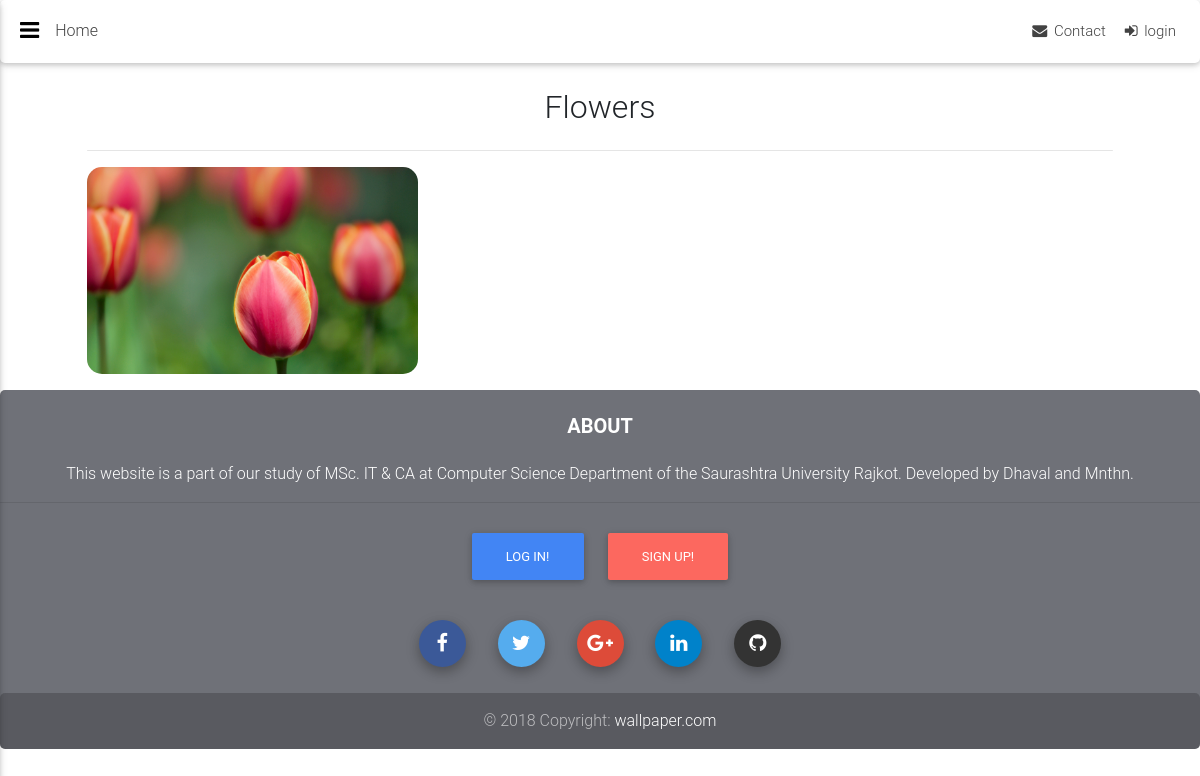
Before: /category/Flowers with the older database file.
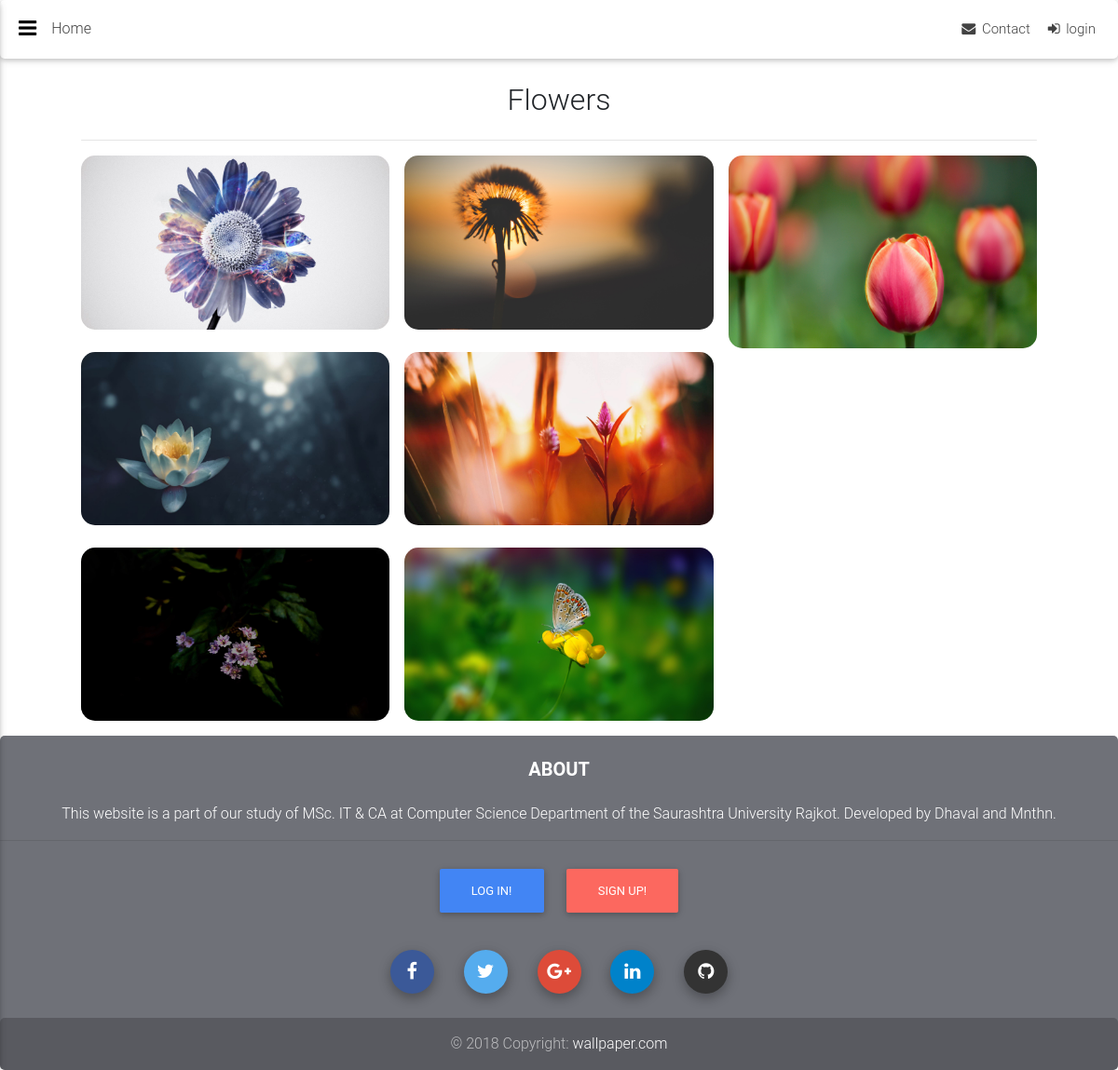
After: the same page with the newer database file.
### walls/models.py (models this page shows, shortened)
class Categories(models.Model):
    title = models.CharField(("Category Name"), unique=True, max_length=30)
    image = models.ImageField(("Category Image"), upload_to=upload_image)
    active = models.BooleanField(default=1, choices=STATUS)
    created_at = models.DateTimeField(auto_now_add=True)
    modified_at = models.DateTimeField(auto_now=True)
    def __str__(self):
        return self.title
    def upload_to(self):
        return 'wallpaper_media/categories/'

class Wallpapers(models.Model):
    title = models.CharField(max_length=100)
    image = models.ImageField(upload_to=upload_image)
    category = models.ForeignKey(
        Categories, on_delete=models.DO_NOTHING, related_name='category')
    tags = models.TextField(null=True, blank=True)
    location = models.CharField(null=True, blank=True, max_length=50)
    description = models.TextField(null=True, blank=True)
    likes = models.IntegerField(default=0)
    downloads = models.IntegerField(default=0)
    views = models.IntegerField(default=0)
    uploader = models.ForeignKey(
        User, on_delete=models.CASCADE, related_name='user')
    slug = models.SlugField(max_length=60, unique=True)
    active = models.BooleanField(default=1, choices=STATUS)
    created_at = models.DateTimeField(auto_now_add=True)
    modified_at = models.DateTimeField(auto_now=True)
    def upload_to(self):
        return 'wallpaper_media/wallpapers/'

### walls/views.py (the view)
# urls.py: path('category/<str:cat_name>', views.category, name='category'),
def category(request, cat_name):
    wallpapers = Wallpapers.objects.filter(
        category=Categories.objects.get(title=cat_name)).order_by('-created_at')
    return render(request, 'user/category.html', {'category': cat_name, 'wallpapers': wallpapers})

### walls/context_processors.py (called while the page is built)
def add_variable_to_context(request):
    return {
        'categories': Categories.objects.filter(active=True)
    }

### walls/templates/user/category.html (shortened to what this page needs)
{% extends "user/main_loggedin.html" %}
{% block main_content %}
<div class="container">
    <section>
        <div class="row">
            <div class="col-md-12 text-center">
                <h2>{{ category }}</h2>
            </div>
        </div>
        <hr>
        <div class="gallery" id="gallery">
            {% for item in wallpapers %}
            <div class="mb-4 pics animation">
                <a href="{% url 'wallpaper' item.category item.slug %}">
                    <img class="img-fluid" src="{{ item.image.url }}" alt="{{ item.title }}" />
                </a>
            </div>
            {% endfor %}
        </div>
    </section>
</div>
{% endblock main_content %}

### walls/templates/user/main_loggedin.html (shortened to what this page needs)
{% load static %}
<!DOCTYPE html>
<html lang="en">
<head>
    <link rel="stylesheet" href="https://cdnjs.cloudflare.com/ajax/libs/font-awesome/4.7.0/css/font-awesome.css">
    <link href="/static/bootstrap/css/bootstrap.min.css" rel="stylesheet">
    <link href="/static/bootstrap/css/mdb.min.css" rel="stylesheet">
    <link href="/static/css/gallary.css" rel="stylesheet">
    <link href="/static/css/styles.css" rel="stylesheet">
</head>
<body class="fixed-sn white-skin">
    <header>
        <nav class="navbar fixed-top navbar-toggleable-md navbar-expand-lg scrolling-navbar double-nav">
            <div class="float-left">
                <a href="#" data-activates="slide-out" class="button-collapse black-text"><i class="fa fa-bars"></i></a>
            </div>
            <div class="breadcrumb-dn mr-auto">
                <p>Home</p>
            </div>
            <ul class="nav navbar-nav nav-flex-icons ml-auto">
                <li class="nav-item">
                    <a class="nav-link" href="{% url 'contact_us' %}">
                        <i class="fa fa-envelope"></i>
                        <span class="clearfix d-none d-sm-inline-block">Contact</span>
                    </a>
                </li>
                {% if user.is_authenticated %}
                <li class="nav-item dropdown">
                    <a class="nav-link dropdown-toggle" href="#" id="navbarDropdownMenuLink" data-toggle="dropdown"
                        aria-haspopup="true" aria-expanded="false">
                        Account
                    </a>
                    <div class="dropdown-menu dropdown-menu-right" aria-labelledby="navbarDropdownMenuLink">
                        <a class="dropdown-item" href="{% url 'profile' %}">
                            <i class="fa fa-user"></i>
                            <span class="clearfix d-none d-sm-inline-block"> Profile</span>
                        </a>
                        <a class="dropdown-item" href="{% url 'wallpaper_upload' %}">
                            <i class="fa fa-upload"></i>
                            <span class="clearfix d-none d-sm-inline-block"> Upload Wallpaper</span>
                        </a>
                        <a class="dropdown-item" href="javascript:{document.getElementById('logout').submit()}">
                            <i class="fa fa-sign-out"></i>
                            <span class="clearfix d-none d-sm-inline-block"> Logout</span>
                        </a>
                        <form id="logout" method="POST" action="{% url 'logout' %}">
                            {% csrf_token %}
                            <input type="hidden" />
                        </form>
                    </div>
                </li>
                {% else %}
                <li class="nav-item">
                    <a class="nav-link" href="{% url 'login' %}">
                        <i class="fa fa-sign-in"></i>
                        <span class="clearfix d-none d-sm-inline-block">login</span>
                    </a>
                </li>
                {% endif %}
            </ul>
        </nav>
    </header>
    <main>
        {% block main_content %}
        {% endblock main_content %}
    </main>
    <div class="pb-3"></div>
    <footer class="page-footer text-center text-md-left pt-4">
        <div class="social-section text-center">
            <h5 class="text-uppercase font-weight-bold mb-4">About</h5>
            <p>This website is a part of our study of MSc. IT & CA at Computer
                Science Department of the Saurashtra University Rajkot. Developed by Dhaval and
                Mnthn.</p>
        </div>
        <hr>
        {% if user.is_authenticated %}
        {% else %}
        <div class="call-to-action text-center my-4">
            <ul class="list-unstyled list-inline">
                <li class="list-inline-item"><a href="{% url 'login' %}" class="btn btn-primary">Log in!</a></li>
                <li class="list-inline-item"><a href="{% url 'signup' %}" class="btn btn-secondary">Sign up!</a></li>
            </ul>
        </div>
        {%endif%}
        <div class="social-section text-center">
            <ul class="list-unstyled list-inline">
                <li class="list-inline-item"><a class="btn-floating btn-fb"><i class="fa fa-facebook"> </i></a></li>
                <li class="list-inline-item"><a class="btn-floating btn-tw"><i class="fa fa-twitter"> </i></a></li>
                <li class="list-inline-item"><a class="btn-floating btn-gplus"><i class="fa fa-google-plus"> </i></a></li>
                <li class="list-inline-item"><a class="btn-floating btn-li"><i class="fa fa-linkedin"> </i></a></li>
                <li class="list-inline-item"><a class="btn-floating btn-git"><i class="fa fa-github"> </i></a></li>
            </ul>
        </div>
        <div class="footer-copyright py-3 text-center">
            <div class="container-fluid">
                © 2018 Copyright: <a href=""> wallpaper.com </a>
            </div>
        </div>
    </footer>
</body>
</html>

### static/css/gallary.css (style rules this page uses)
.gallery { -webkit-column-count: 3; -moz-column-count: 3; column-count: 3; -webkit-column-width: 33%; -moz-column-width: 33%; column-width: 33%; }
.gallery .pics { -webkit-transition: all 350ms ease; transition: all 350ms ease; }
.gallery .animation { -webkit-transform: scale(1); -ms-transform: scale(1); transform: scale(1); }
.gallery * { border-radius: 15px; }

### static/css/styles.css (style rules this page uses)
* { border-radius: 5px; }

### walls/templates/user/main_loggedin.html (style rules this page uses)
* { border-radius: 5px; }

Changed rows visible on the page:
added Wallpapers: image (picture)
added Wallpapers: image (picture)
added Wallpapers: image (picture)
added Wallpapers: image (picture)
added Wallpapers: image (picture)
added Wallpapers: image (picture)
